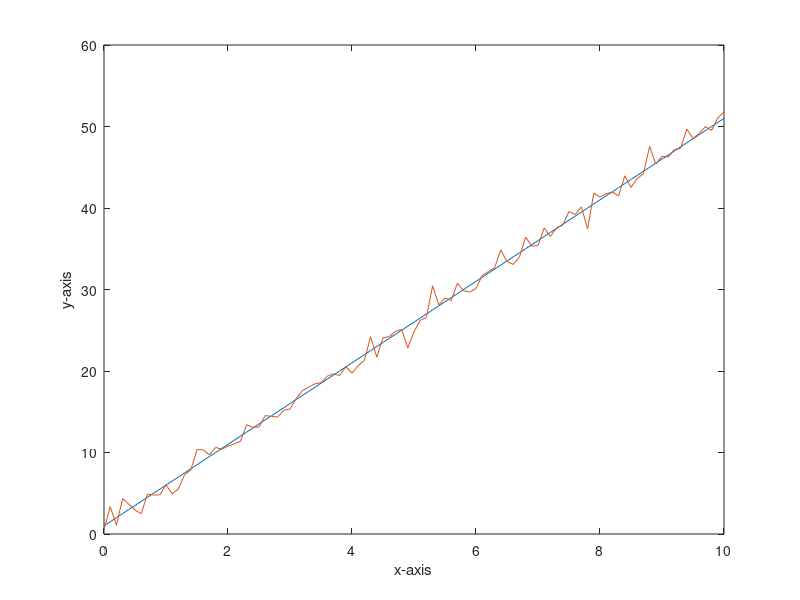

MATLAB code for this plot:
close all;
clear all;

%% Slide 3

b0 = 1;
b1 = 5;
x = 0:0.1:10;
y = b0 + b1*x;

figure;
plot(x,y);
xlabel('x-axis');
ylabel('y-axis');
hold on

%% Slide 4

error = normrnd(0,1,[1 size(x,2)]);
y = b0 + b1*x + error;
plot(x,y);
hold off

%% Slide 4